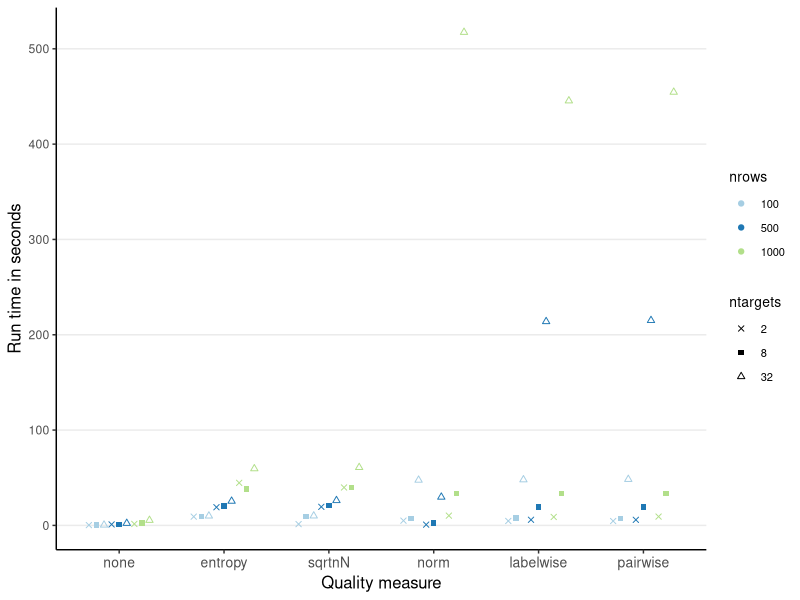
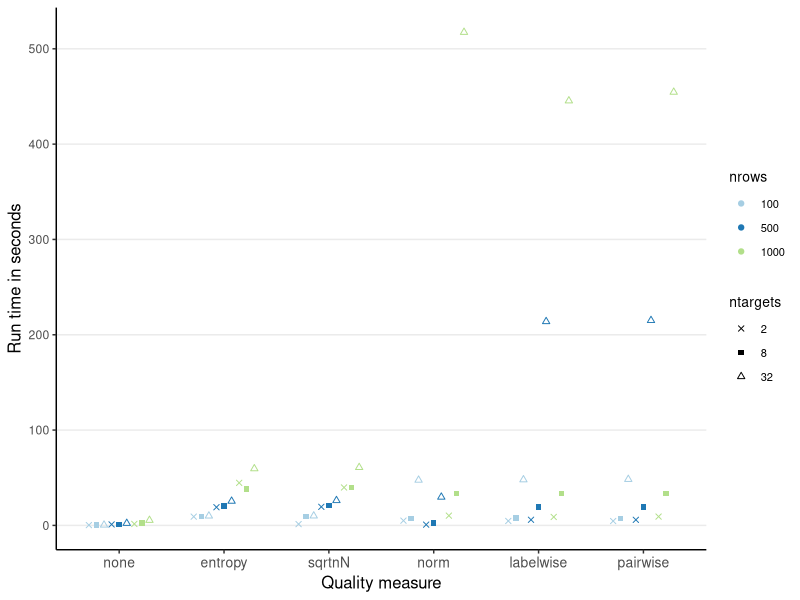
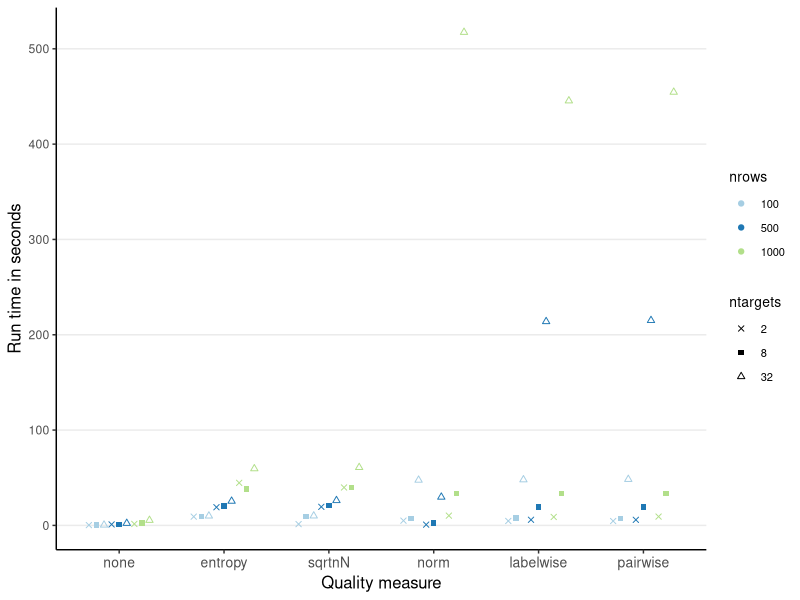

R code for these plots, in order:
library(ggplot2)
library(mice)
library(tidyverse)

# Working directory
setwd("C:/Users/20200059/Documents/Github/data_mining_election/Synthetic/")

data <- read.csv("reversed.csv")
data <- read.csv("pairwise.csv")
data <- read.csv("lasttofirst.csv")
names(data)

pd <- position_dodge(.65)
plot <- data %>%
  rename("nrows" = names(data)[1]) %>%
  gather("measure", "time", -c(nrows, ndescs, ntargets)) %>%
  mutate(nrows = as.factor(nrows)) %>%
  mutate(ntargets = as.factor(ntargets)) %>%
  mutate(ndescs = as.factor(ndescs)) %>%
  mutate(measure = ordered(measure,
                           levels = c("none", "entropy", "sqrtnN", "norm", "labelwise", "pairwise"))) %>%
  #filter(ntargets == 32) %>%
  filter(ndescs == 32) %>%
  #filter(measure %in% c('entropy','norm')) %>%
  ggplot(aes(x=measure, y=time, color=nrows, shape=ntargets)) +
  geom_point(position = pd) + 
  scale_colour_manual(values = c("#a6cee3", "#1f78b4", "#b2df8a")) + 
  scale_shape_manual(values=c(4, 15, 2)) +
  ylab('Run time in seconds') + 
  xlab('Quality measure') +
  #labs(title = '') + 
  theme_bw() + 
  theme(plot.title = element_text(vjust=-4), 
        panel.grid.major.x = element_blank(),
        panel.grid.minor.x = element_blank(),
        #panel.grid.major.y = element_blank(),
        panel.grid.minor.y = element_blank(),
        panel.border = element_blank(),
        axis.line = element_line(colour = "black"),
        axis.text.x = element_text(size=10),
        axis.title = element_text(size=12),
        legend.title = element_text(size = 10), 
        legend.text  = element_text(size = 8),
        #legend.position="bottom",
        #legend.justification="right",
        #legend.margin=margin(-20, 0, 0, 0))
  )
plot
name <- paste('timereversed.pdf', sep = "", collapse = NULL)
name <- paste('timepairwise.pdf', sep = "", collapse = NULL)
name <- paste('timelasttofirst.pdf', sep = "", collapse = NULL)
ggsave(name, width = 20, height = 7, units = "cm")
ggsave(name, width = 6, height = 8, units = "cm")